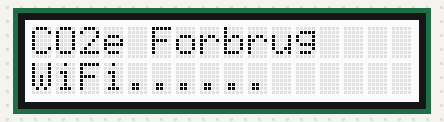
Bench run of a sketch on a simulated ESP32. Shown: 16×2 character LCD. WiFi joins after 1.5 s; servers stay silent unless stated; what the sketch prints to the serial monitor is not drawn.

Above: at 1.1 s.
At 2.7 s:
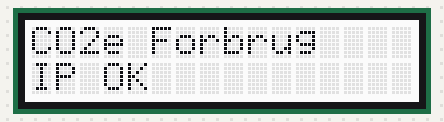

Measured:
- what the display in image 0 shows lasts 1.5 s, from 1.1 s to 2.6 s

The sketch:

esp32printkode.ino
```cpp
#include <WiFi.h>
#include <WebServer.h>
#include <HardwareSerial.h>
#include <Wire.h>
#include "rgb_lcd.h"

// ===== ESP-IDF WPA2-Enterprise (NEW API) =====
#include "esp_wifi.h"
#include "esp_eap_client.h"

// ===== PRINTER =====
HardwareSerial Printer(2);
#define PRINTER_RX 27
#define PRINTER_TX 25

// ===== LCD =====
rgb_lcd lcd;
#define LCD_SDA 21
#define LCD_SCL 22

// ===== WIFI (eduroam) =====
const char* ssid = "eduroam";
const char* identity = "INDSÆT SKOLE EMAIL";  // your school login
const char* password = "INDSÆT SKOLE EMAIL KODE";

// ===== HTTP SERVER =====
WebServer server(80);

// ===== LCD SCROLL =====
String lcdMessage = "";
int scrollIndex = 0;
unsigned long lastScroll = 0;
const int scrollDelay = 300;

// ===== HTTP HANDLER =====
void handlePrint() {
  if (!server.hasArg("plain")) {
    server.send(400, "text/plain", "No data received");
    return;
  }

  String text = server.arg("plain");

  // --- Print to thermal printer ---
  Printer.write(0x1B); Printer.write('@');      // init
  Printer.println(text);
  Printer.write(0x1B); Printer.write('d'); Printer.write(3);

  // --- LCD CO2 text ---
  if (server.hasArg("co2")) {
    lcdMessage = server.arg("co2");
    lcdMessage = "                " + lcdMessage + "                ";
    scrollIndex = 0;
  }

  server.send(200, "text/plain", "Printed OK");
}

void setup() {
  Serial.begin(115200);
  delay(1000);

  // ===== PRINTER UART =====
  Printer.begin(19200, SERIAL_8N1, PRINTER_RX, PRINTER_TX);

  // ===== LCD INIT =====
  Wire.begin(LCD_SDA, LCD_SCL);
  lcd.begin(16, 2);
  lcd.setRGB(255, 255, 255);
  lcd.setCursor(0, 0);
  lcd.print("CO2e Forbrug");
  lcd.setCursor(0, 1);
  lcd.print("Starter...");

  // ===== WIFI WPA2-ENTERPRISE =====
  WiFi.disconnect(true);
  WiFi.mode(WIFI_STA);

  esp_wifi_sta_enterprise_enable();
  esp_eap_client_set_identity((uint8_t*)identity, strlen(identity));
  esp_eap_client_set_username((uint8_t*)identity, strlen(identity));
  esp_eap_client_set_password((uint8_t*)password, strlen(password));

  WiFi.begin(ssid);

  Serial.print("Connecting to eduroam");
  lcd.setCursor(0, 1);
  lcd.print("WiFi...");

  while (WiFi.status() != WL_CONNECTED) {
    delay(500);
    Serial.print(".");
  }

  Serial.println("\nConnected!");
  Serial.print("IP: ");
  Serial.println(WiFi.localIP());

  lcd.setCursor(0, 1);
  lcd.print("IP OK        ");

  // ===== HTTP =====
  server.on("/print", HTTP_POST, handlePrint);
  server.begin();

  Serial.println("HTTP server started");
}

void loop() {
  server.handleClient();

  // ===== LCD SCROLL =====
  if (lcdMessage.length() > 0 && millis() - lastScroll > scrollDelay) {
    lastScroll = millis();
    lcd.setCursor(0, 1);
    lcd.print(lcdMessage.substring(scrollIndex, scrollIndex + 16));
    scrollIndex++;
    if (scrollIndex + 16 > lcdMessage.length()) scrollIndex = 0;
  }
}
```
